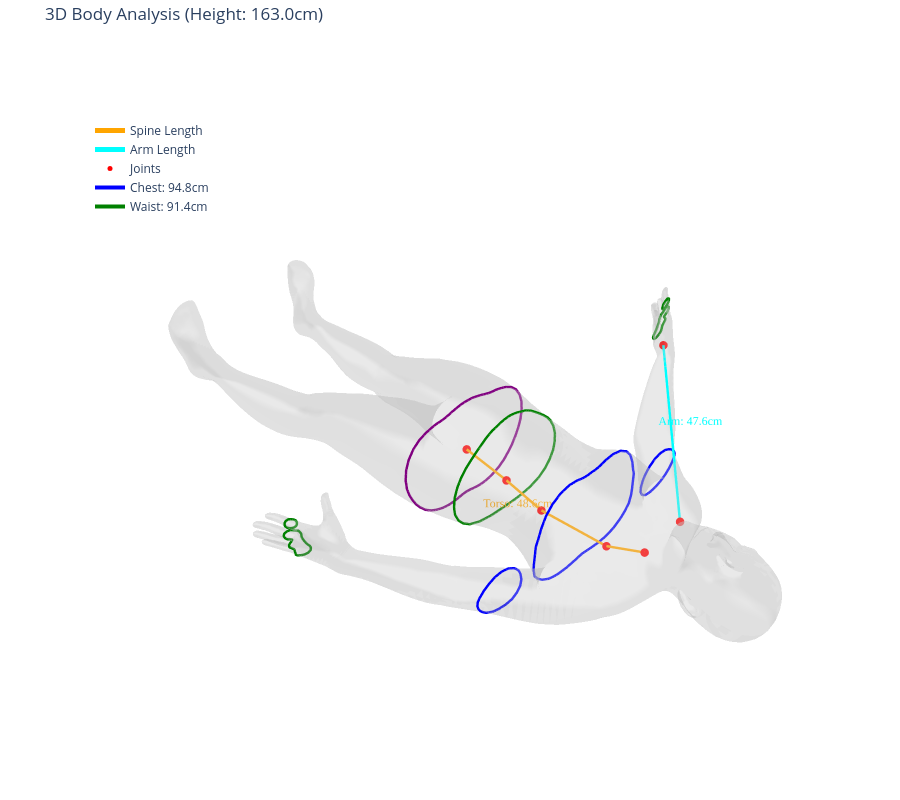

The notebook cell this image was saved under:
### Markdown cell above
#### visualize

### Code cell
import plotly.graph_objects as go
import numpy as np
import trimesh

# Your specific joint mapping
idx_map = {
    "pelvis": 1,
    "waist": 35,
    "spine_upper": 37,
    "spine_lower": 36,
    "neck": 110,
    "r_shoulder": 69,
    "r_wrist": 60
}

def analyze_and_visualize_3d(mesh, joints, target_height_cm=163.0):
    print(f"--- STARTING ANALYSIS (Target Height: {target_height_cm}cm) ---")

    # ==========================================
    # 1. SCALE CORRECTION
    # ==========================================
    # Calculate current height (Head to Toe using vertices)
    current_height = mesh.vertices[:, 1].max() - mesh.vertices[:, 1].min()
    scale_factor = target_height_cm / current_height

    print(f"Resizing Mesh... (Scale Factor: {scale_factor:.4f})")
    mesh.vertices *= scale_factor
    joints *= scale_factor

    # ==========================================
    # 2. MEASUREMENT LOGIC
    # ==========================================
    # Define Heights
    y_chest = (joints[idx_map["spine_upper"]][1] + joints[idx_map["spine_lower"]][1]) / 2.0 + 3
    y_waist = joints[idx_map["waist"]][1]
    y_hips  = joints[idx_map["pelvis"]][1]

    # Helper function: Gets circumference of LARGEST loop only (ignores arms)
    def get_clean_circ(height_y):
        slice_obj = mesh.section(plane_origin=[0, height_y, 0], plane_normal=[0, 1, 0])
        if not slice_obj: return 0.0, None

        max_len = 0.0
        # Iterate over all loops (arms, torso, noise)
        for loop_points in slice_obj.discrete:
            # Calculate perimeter
            loop_len = np.sum(np.sqrt(np.sum(np.diff(loop_points, axis=0)**2, axis=1)))
            loop_len += np.linalg.norm(loop_points[-1] - loop_points[0]) # Close loop
            
            if loop_len > max_len:
                max_len = loop_len
        return max_len, slice_obj

    # Calculate Circumferences
    chest_circ, chest_slice = get_clean_circ(y_chest)
    waist_circ, waist_slice = get_clean_circ(y_waist)
    hip_circ, hip_slice     = get_clean_circ(y_hips)

    # Calculate Linear Lengths
    p_neck = joints[idx_map["neck"]]
    p_pelvis = joints[idx_map["pelvis"]]
    torso_len = np.linalg.norm(p_neck - p_pelvis)

    p_shoulder = joints[idx_map["r_shoulder"]]
    p_wrist = joints[idx_map["r_wrist"]]
    arm_len = np.linalg.norm(p_shoulder - p_wrist)

    # Print to Console
    print("\n--- MEASUREMENTS ---")
    print(f"Chest: {chest_circ:.2f} cm")
    print(f"Waist: {waist_circ:.2f} cm")
    print(f"Hips:  {hip_circ:.2f} cm")
    print(f"Torso: {torso_len:.2f} cm")
    print(f"Arm:   {arm_len:.2f} cm")

    # ==========================================
    # 3. INTERACTIVE 3D VISUALIZATION
    # ==========================================
    print("\nGenerating 3D Scene...")
    traces = []

    # A. BODY MESH
    x, y, z = mesh.vertices.T
    i, j, k = mesh.faces.T
    traces.append(go.Mesh3d(
        x=x, y=y, z=z, i=i, j=j, k=k,
        color='lightgray', opacity=0.3, name='Body Skin', hoverinfo='skip'
    ))

    # B. SLICES (Chest, Waist, Hips)
    def add_slice_trace(slice_obj, color, name):
        if slice_obj:
            for path in slice_obj.discrete:
                traces.append(go.Scatter3d(
                    x=path[:, 0], y=path[:, 1], z=path[:, 2],
                    mode='lines', line=dict(color=color, width=5),
                    name=name, showlegend=False
                ))
    
    add_slice_trace(chest_slice, 'blue', 'Chest Slice')
    add_slice_trace(waist_slice, 'green', 'Waist Slice')
    add_slice_trace(hip_slice, 'purple', 'Hip Slice')

    # C. SKELETON LINES & LABELS
    
    # 1. Spine Line (Orange)
    spine_indices = [idx_map['neck'], idx_map['spine_upper'], idx_map['spine_lower'], idx_map['waist'], idx_map['pelvis']]
    spine_pts = joints[spine_indices]
    traces.append(go.Scatter3d(
        x=spine_pts[:, 0], y=spine_pts[:, 1], z=spine_pts[:, 2],
        mode='lines+markers', line=dict(color='orange', width=5), marker=dict(size=4),
        name='Spine Length'
    ))
    
    # Spine Label
    mid_torso = (p_neck + p_pelvis) / 2
    traces.append(go.Scatter3d(
        x=[mid_torso[0] + 10], y=[mid_torso[1]], z=[mid_torso[2]], # Offset slightly X
        mode='text', text=[f"Torso: {torso_len:.1f}cm"],
        textfont=dict(color='orange', size=12, family="Arial Black"),
        name='Torso Label', showlegend=False
    ))

    # 2. Arm Line (Cyan)
    arm_pts = np.array([p_shoulder, p_wrist])
    traces.append(go.Scatter3d(
        x=arm_pts[:, 0], y=arm_pts[:, 1], z=arm_pts[:, 2],
        mode='lines+markers', line=dict(color='cyan', width=5), marker=dict(size=4),
        name='Arm Length'
    ))

    # Arm Label
    mid_arm = (p_shoulder + p_wrist) / 2
    traces.append(go.Scatter3d(
        x=[mid_arm[0]], y=[mid_arm[1] + 5], z=[mid_arm[2]], # Offset slightly Y
        mode='text', text=[f"Arm: {arm_len:.1f}cm"],
        textfont=dict(color='cyan', size=12, family="Arial Black"),
        name='Arm Label', showlegend=False
    ))

    # D. KEY JOINTS (Red Dots)
    relevant_indices = list(idx_map.values())
    rel_joints = joints[relevant_indices]
    traces.append(go.Scatter3d(
        x=rel_joints[:, 0], y=rel_joints[:, 1], z=rel_joints[:, 2],
        mode='markers', marker=dict(size=5, color='red'),
        name='Joints', hovertext=list(idx_map.keys())
    ))

    # Dummy traces for Legend
    traces.append(go.Scatter3d(x=[None], y=[None], z=[None], mode='lines', line=dict(color='blue', width=4), name=f'Chest: {chest_circ:.1f}cm'))
    traces.append(go.Scatter3d(x=[None], y=[None], z=[None], mode='lines', line=dict(color='green', width=4), name=f'Waist: {waist_circ:.1f}cm'))

    # ==========================================
    # 4. PLOT SETUP
    # ==========================================
    fig = go.Figure(data=traces)
    fig.update_layout(
        title=f"3D Body Analysis (Height: {target_height_cm}cm)",
        scene=dict(
            xaxis=dict(visible=False),
            yaxis=dict(visible=False),
            zaxis=dict(visible=False),
            aspectmode='data'
        ),
        width=900, height=800,
        margin=dict(r=0, l=0, b=0, t=40),
        legend=dict(yanchor="top", y=0.9, xanchor="left", x=0.1)
    )
    fig.show()

# --- EXECUTE ---
# Ensure tpose_mesh and tpose_joints exist from previous steps
analyze_and_visualize_3d(tpose_mesh, tpose_joints, target_height_cm=163.0)
